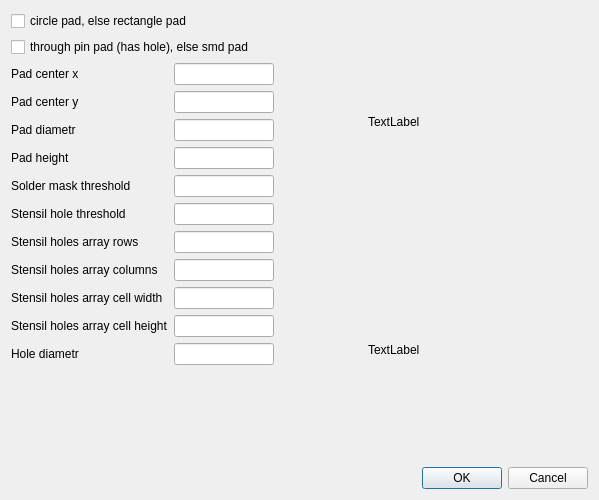
<?xml version="1.0" encoding="UTF-8"?>
<ui version="4.0">
 <class>SdDPadMaster</class>
 <widget class="QDialog" name="SdDPadMaster">
  <property name="geometry">
   <rect>
    <x>0</x>
    <y>0</y>
    <width>599</width>
    <height>500</height>
   </rect>
  </property>
  <property name="windowTitle">
   <string>Dialog</string>
  </property>
  <layout class="QVBoxLayout" name="verticalLayout_3">
   <item>
    <layout class="QHBoxLayout" name="horizontalLayout">
     <item>
      <layout class="QVBoxLayout" name="verticalLayout">
       <item>
        <widget class="QCheckBox" name="mCirclePad">
         <property name="text">
          <string>circle pad, else rectangle pad</string>
         </property>
        </widget>
       </item>
       <item>
        <widget class="QCheckBox" name="mThroughPin">
         <property name="text">
          <string>through pin pad (has hole), else smd pad</string>
         </property>
        </widget>
       </item>
       <item>
        <layout class="QFormLayout" name="formLayout">
         <item row="0" column="0">
          <widget class="QLabel" name="label_3">
           <property name="text">
            <string>Pad center x</string>
           </property>
          </widget>
         </item>
         <item row="0" column="1">
          <widget class="QLineEdit" name="mCenterX">
           <property name="maximumSize">
            <size>
             <width>100</width>
             <height>16777215</height>
            </size>
           </property>
          </widget>
         </item>
         <item row="1" column="0">
          <widget class="QLabel" name="label_4">
           <property name="text">
            <string>Pad center y</string>
           </property>
          </widget>
         </item>
         <item row="1" column="1">
          <widget class="QLineEdit" name="mCenterY">
           <property name="maximumSize">
            <size>
             <width>100</width>
             <height>16777215</height>
            </size>
           </property>
          </widget>
         </item>
         <item row="2" column="0">
          <widget class="QLabel" name="mPadDiametrTitle">
           <property name="text">
            <string>Pad diametr</string>
           </property>
          </widget>
         </item>
         <item row="2" column="1">
          <widget class="QLineEdit" name="mPadDiametr">
           <property name="maximumSize">
            <size>
             <width>100</width>
             <height>16777215</height>
            </size>
           </property>
          </widget>
         </item>
         <item row="3" column="0">
          <widget class="QLabel" name="label_5">
           <property name="text">
            <string>Pad height</string>
           </property>
          </widget>
         </item>
         <item row="3" column="1">
          <widget class="QLineEdit" name="mPadHeight">
           <property name="maximumSize">
            <size>
             <width>100</width>
             <height>16777215</height>
            </size>
           </property>
          </widget>
         </item>
         <item row="4" column="0">
          <widget class="QLabel" name="label_7">
           <property name="text">
            <string>Solder mask threshold</string>
           </property>
          </widget>
         </item>
         <item row="4" column="1">
          <widget class="QLineEdit" name="mMaskThreshold">
           <property name="maximumSize">
            <size>
             <width>100</width>
             <height>16777215</height>
            </size>
           </property>
          </widget>
         </item>
         <item row="5" column="0">
          <widget class="QLabel" name="label_6">
           <property name="text">
            <string>Stensil hole threshold</string>
           </property>
          </widget>
         </item>
         <item row="5" column="1">
          <widget class="QLineEdit" name="mStensilThreshold">
           <property name="maximumSize">
            <size>
             <width>100</width>
             <height>16777215</height>
            </size>
           </property>
          </widget>
         </item>
         <item row="6" column="0">
          <widget class="QLabel" name="label_8">
           <property name="text">
            <string>Stensil holes array rows</string>
           </property>
          </widget>
         </item>
         <item row="6" column="1">
          <widget class="QLineEdit" name="mStensilRows">
           <property name="maximumSize">
            <size>
             <width>100</width>
             <height>16777215</height>
            </size>
           </property>
          </widget>
         </item>
         <item row="7" column="0">
          <widget class="QLabel" name="label_9">
           <property name="text">
            <string>Stensil holes array columns</string>
           </property>
          </widget>
         </item>
         <item row="7" column="1">
          <widget class="QLineEdit" name="mStensilColumns">
           <property name="maximumSize">
            <size>
             <width>100</width>
             <height>16777215</height>
            </size>
           </property>
          </widget>
         </item>
         <item row="8" column="0">
          <widget class="QLabel" name="label_10">
           <property name="text">
            <string>Stensil holes array cell width</string>
           </property>
          </widget>
         </item>
         <item row="8" column="1">
          <widget class="QLineEdit" name="mStensilWidth">
           <property name="maximumSize">
            <size>
             <width>100</width>
             <height>16777215</height>
            </size>
           </property>
          </widget>
         </item>
         <item row="9" column="0">
          <widget class="QLabel" name="label_11">
           <property name="text">
            <string>Stensil holes array cell height</string>
           </property>
          </widget>
         </item>
         <item row="9" column="1">
          <widget class="QLineEdit" name="mStensilHeight">
           <property name="maximumSize">
            <size>
             <width>100</width>
             <height>16777215</height>
            </size>
           </property>
          </widget>
         </item>
         <item row="10" column="0">
          <widget class="QLabel" name="label_12">
           <property name="text">
            <string>Hole diametr</string>
           </property>
          </widget>
         </item>
         <item row="10" column="1">
          <widget class="QLineEdit" name="mHoleDiametr">
           <property name="maximumSize">
            <size>
             <width>100</width>
             <height>16777215</height>
            </size>
           </property>
          </widget>
         </item>
        </layout>
       </item>
      </layout>
     </item>
     <item>
      <layout class="QVBoxLayout" name="verticalLayout_2">
       <item>
        <widget class="QLabel" name="mPadProfile">
         <property name="minimumSize">
          <size>
           <width>220</width>
           <height>0</height>
          </size>
         </property>
         <property name="text">
          <string>TextLabel</string>
         </property>
        </widget>
       </item>
       <item>
        <widget class="QLabel" name="mPadSchematic">
         <property name="text">
          <string>TextLabel</string>
         </property>
        </widget>
       </item>
      </layout>
     </item>
    </layout>
   </item>
   <item>
    <widget class="QDialogButtonBox" name="buttonBox">
     <property name="orientation">
      <enum>Qt::Horizontal</enum>
     </property>
     <property name="standardButtons">
      <set>QDialogButtonBox::Cancel|QDialogButtonBox::Ok</set>
     </property>
    </widget>
   </item>
  </layout>
 </widget>
 <resources/>
 <connections>
  <connection>
   <sender>buttonBox</sender>
   <signal>accepted()</signal>
   <receiver>SdDPadMaster</receiver>
   <slot>accept()</slot>
   <hints>
    <hint type="sourcelabel">
     <x>248</x>
     <y>254</y>
    </hint>
    <hint type="destinationlabel">
     <x>157</x>
     <y>274</y>
    </hint>
   </hints>
  </connection>
  <connection>
   <sender>buttonBox</sender>
   <signal>rejected()</signal>
   <receiver>SdDPadMaster</receiver>
   <slot>reject()</slot>
   <hints>
    <hint type="sourcelabel">
     <x>316</x>
     <y>260</y>
    </hint>
    <hint type="destinationlabel">
     <x>286</x>
     <y>274</y>
    </hint>
   </hints>
  </connection>
 </connections>
</ui>
